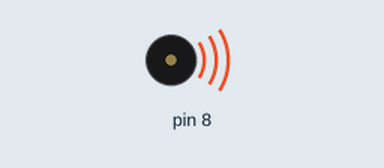
A sketch run on a simulated Arduino Uno, built with avr-gcc and run on an emulated ATmega328P. Shown: buzzer (waves = sounding).

Above: at 3.4 s.
At 5.0 s:
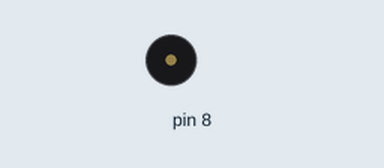
Timing chart, 0 to 7.2 s (numbered marks = the images above):
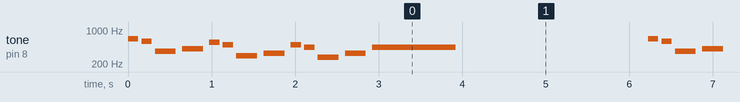

Measured:
- by itself, tone on pin 8: plays 659 Hz for 0.13 s, 587 Hz for 0.13 s, 370 Hz for 0.25 s, 415 Hz for 0.25 s, 554 Hz for 0.13 s, 494 Hz for 0.13 s … (273 notes in this stretch)

The sketch:

nokia.ino
```cpp
#include "pitches.h"

int melody[] = {
  NOTE_E5, NOTE_D5, NOTE_FS4, NOTE_GS4,
  NOTE_CS5, NOTE_B4, NOTE_D4, NOTE_E4,
  NOTE_B4, NOTE_A4, NOTE_CS4, NOTE_E4,
  NOTE_A4
};

int durations[] = {
  125, 125, 250, 250,
  125, 125, 250, 250,
  125, 125, 250, 250,
  1000
};

void setup() {}

void loop() {
  for (int i = 0; i < 13; i++) {
    tone(8, melody[i], durations[i]);
    delay(durations[i] * 1.3);
    noTone(8);
  }
  delay(2000);
}
```
